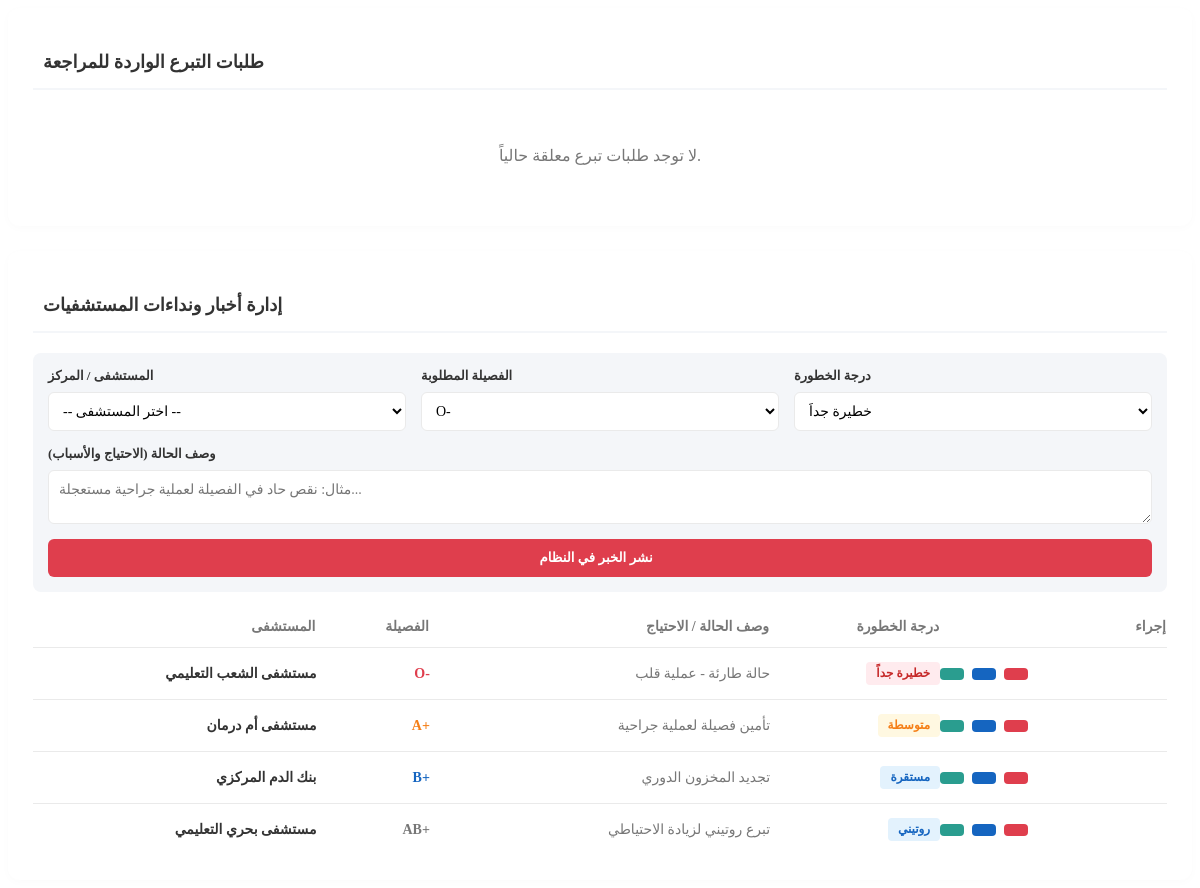
Page /admin/home.php on the committed database.
### tables this page shows
CREATE TABLE `donation_requests` (
  `id` int(11) NOT NULL,
  `center_id` int(11) NOT NULL,
  `blood_type` varchar(10) NOT NULL,
  `case_description` text NOT NULL,
  `priority` enum('critical','warning','stable','normal') NOT NULL,
  `status` enum('active','completed') DEFAULT 'active',
  `created_at` timestamp NOT NULL DEFAULT current_timestamp()
);

CREATE TABLE `centers` (
  `id` int(11) NOT NULL,
  `name` varchar(150) NOT NULL,
  `description` text DEFAULT NULL,
  `type` enum('hospital','blood_bank') DEFAULT 'hospital',
  `phone` varchar(50) DEFAULT NULL,
  `created_at` timestamp NOT NULL DEFAULT current_timestamp(),
  `latitude` decimal(10,8) DEFAULT NULL,
  `longitude` decimal(11,8) DEFAULT NULL,
  `status` varchar(20) NOT NULL DEFAULT 'مفتوح'
);

### admin/home.php (the view, shortened to what this page needs)
<?php
require_once 'db.php';
$stmt_requests = $pdo->query("
    SELECT r.id, r.blood_type, r.priority, r.case_description, r.center_id, c.name AS center_name
    FROM donation_requests r
    JOIN centers c ON r.center_id = c.id
    ORDER BY r.created_at DESC
");
$requestsList = $stmt_requests->fetchAll();
$stmt_donations = $pdo->query("
    SELECT d.id AS donation_id, d.created_at, d.donation_status,
           u.full_name, u.blood_type, u.weight, u.blood_pressure, u.chronic_diseases
    FROM donations d
    JOIN users u ON d.user_id = u.id
    WHERE d.donation_status = 'pending'
    ORDER BY d.created_at DESC
    LIMIT 5
");
$pendingDonations = $stmt_donations->fetchAll();
?>
<div class="admin-home-grid">
    <div class="panel">
        <h3 class="panel-title">
            طلبات التبرع الواردة للمراجعة
        </h3>
        <div class="donor-list">
            <?php if (count($pendingDonations) > 0): ?>
                <?php foreach ($pendingDonations as $donor): ?>
                    <?php
                        $chronic = trim($donor['chronic_diseases']);
                        $has_disease = (!empty($chronic) && !in_array(strtolower($chronic), ['لا', 'لا يوجد', 'none'])) ? true : false;
                        $disease_text = $has_disease ? htmlspecialchars($chronic) : "لا";
                        $disease_class = $has_disease ? "status-danger-text" : "status-ok";
                    ?>
                    <div class="donor-card">
                        <div class="donor-header">
                            <div class="donor-info">
                                <h4><?php echo htmlspecialchars($donor['full_name']); ?></h4>
                                <p>تاريخ تقديم الطلب: <?php echo date('Y/m/d H:i', strtotime($donor['created_at'])); ?></p>
                            </div>
                        </div>
                        <div class="health-details-grid">
                            <div class="detail-item">
                                <span>فصيلة الدم</span>
                                <strong class="blood-type-text"><?php echo htmlspecialchars($donor['blood_type']); ?></strong>
                            </div>
                            <div class="detail-item">
                                <span>الوزن الحالي (كجم)</span>
                                <strong><?php echo htmlspecialchars($donor['weight']); ?></strong>
                            </div>
                            <div class="detail-item">
                                <span>ضغط الدم</span>
                                <strong><?php echo htmlspecialchars($donor['blood_pressure']); ?></strong>
                            </div>
                            <div class="detail-item">
                                <span>مستوى الهيموجلوبين</span>
                                <strong>-</strong>
                            </div>
                            <div class="detail-item">
                                <span>تاريخ التبرع المطلوب</span>
                                <strong><?php echo date('Y/m/d', strtotime($donor['created_at'] . ' + 1 days')); ?></strong>
                            </div>
                            <div class="detail-item">
                                <span>المركز المتاح</span>
                                <strong>غير محدد بعد</strong>
                            </div>
                            <div class="detail-item">
                                <span>أمراض مزمنة أو أدوية</span>
                                <strong class="<?php echo $disease_class; ?>"><?php echo $disease_text; ?></strong>
                            </div>
                        </div>
                        <div class="donor-actions">
                            <button class="btn-reject" title="رفض الطلب" data-id="<?php echo $donor['donation_id']; ?>">
                                <i class="fa-solid fa-xmark"></i> رفض التبرع
                            </button>
                            <button class="btn-accept" title="تأكيد الموعد" data-id="<?php echo $donor['donation_id']; ?>">
                                <i class="fa-solid fa-check"></i> تأكيد التبرع
                            </button>
                        </div>
                    </div>
                <?php endforeach; ?>
            <?php else: ?>
                <p style="text-align: center; color: #777; padding: 20px;">لا توجد طلبات تبرع معلقة حالياً.</p>
            <?php endif; ?>
        </div>
    </div>
    <div class="panel">
        <h3 class="panel-title">
            إدارة أخبار ونداءات المستشفيات
        </h3>
        <form class="news-form" id="addRequestForm">
            <div class="form-group">
                <label>المستشفى / المركز</label>
                <select id="req_center_id" required>
                    <option value="" disabled selected>-- اختر المستشفى --</option>
                </select>
            </div>
            <div class="form-group">
                <label>الفصيلة المطلوبة</label>
                <select id="req_blood_type" required>
                    <option value="O-">O-</option>
                </select>
            </div>
            <div class="form-group">
                <label>درجة الخطورة</label>
                <select id="req_priority" required>
                    <option value="critical">خطيرة جداً</option>
                </select>
            </div>
            <div class="form-group full-width">
                <label>وصف الحالة (الاحتياج والأسباب)</label>
                <textarea id="req_case_description" rows="2" placeholder="مثال: نقص حاد في الفصيلة لعملية جراحية مستعجلة..." required></textarea>
            </div>
            <button type="button" class="btn-submit" id="submitRequestBtn">
                نشر الخبر في النظام
            </button>
        </form>
        <div class="table-container">
            <table>
                <thead>
                    <tr>
                        <th style="width: 25%;">المستشفى</th>
                        <th style="width: 10%;">الفصيلة</th>
                        <th style="width: 30%;">وصف الحالة / الاحتياج</th>
                        <th style="width: 15%;">درجة الخطورة</th>
                        <th style="width: 20%;">إجراء</th>
                    </tr>
                </thead>
                <tbody id="requestsTableBody">
                    <?php if(count($requestsList) > 0): ?>
                        <?php foreach($requestsList as $req): ?>
                            <?php
                                $priority_text = ''; $priority_class = ''; $blood_color = '';
                                if($req['priority'] === 'critical') { $priority_text = 'خطيرة جداً'; $priority_class = 'status-danger'; $blood_color = '#df3e4d';}
                                elseif($req['priority'] === 'warning') { $priority_text = 'متوسطة'; $priority_class = 'status-warning'; $blood_color = '#f57f17'; }
                                elseif($req['priority'] === 'stable') { $priority_text = 'مستقرة'; $priority_class = 'status-info'; $blood_color = '#1565c0';}
                                else { $priority_text = 'روتيني'; $priority_class = 'status-info'; $blood_color = '#777';}
                            ?>
                            <tr data-id="<?= $req['id'] ?>"
                                data-center="<?= $req['center_id'] ?>"
                                data-blood="<?= htmlspecialchars($req['blood_type']) ?>"
                                data-priority="<?= htmlspecialchars($req['priority']) ?>"
                                data-desc="<?= htmlspecialchars($req['case_description']) ?>">
                                <td class="cell-center" style="font-weight: 600;"><?= htmlspecialchars($req['center_name']) ?></td>
                                <td class="cell-blood" style="color: <?= $blood_color ?>; font-weight: 800;"><?= htmlspecialchars($req['blood_type']) ?></td>
                                <td class="cell-desc" style="color: #777777;"><?= htmlspecialchars($req['case_description']) ?></td>
                                <td class="cell-priority"><span class="status-badge <?= $priority_class ?>"><?= $priority_text ?></span></td>
                                <td class="cell-actions">
                                    <div class="table-actions">
                                        <button class="btn-action-sm btn-donors" title="عرض المتبرعين">
                                        </button>
                                        <button class="btn-action-sm btn-edit req-edit-btn" title="تعديل النداء">
                                        </button>
                                        <button class="btn-action-sm btn-delete req-delete-btn" title="حذف النداء">
                                        </button>
                                    </div>
                                </td>
                            </tr>
                        <?php endforeach; ?>
                    <?php else: ?>
                        <tr>
                            <td colspan="5" style="text-align: center; color: #777; padding: 20px;">لا توجد نداءات استغاثة منشورة حالياً.</td>
                        </tr>
                    <?php endif; ?>
                </tbody>
            </table>
        </div>
    </div>
</div>

### admin/home.php (style rules this page uses)
.admin-home-grid { display: flex; flex-direction: column; gap: 25px; }
.panel { background-color: #ffffff; border-radius: 12px; padding: 25px; box-shadow: 0 2px 10px rgba(0,0,0,0.02); }
.panel-title { font-size: 18px; font-weight: 700; margin-bottom: 20px; display: flex; align-items: center; gap: 10px; border-bottom: 2px solid #f4f6f9; padding-bottom: 15px; color: #333333; }
.donor-list { display: flex; flex-direction: column; gap: 20px; }
.news-form { display: grid; grid-template-columns: repeat(3, 1fr); gap: 15px; margin-bottom: 25px; background-color: #f4f6f9; padding: 15px; border-radius: 8px; }
.form-group { display: flex; flex-direction: column; gap: 8px; }
.form-group.full-width { grid-column: span 3; }
.form-group label { font-size: 13px; font-weight: 700; color: #333333; }
.form-group input, .form-group select, .form-group textarea { padding: 10px; border: 1px solid #eaeaea; border-radius: 6px; font-family: inherit; outline: none; font-size: 14px; background-color: #ffffff; }
.btn-submit { background-color: #df3e4d; color: #ffffff; border: none; padding: 11px; border-radius: 6px; font-weight: 700; cursor: pointer; grid-column: span 3; font-family: inherit; display: flex; justify-content: center; align-items: center; gap: 8px; transition: background 0.2s; }
.table-container { overflow-x: auto; }
table { width: 100%; border-collapse: collapse; text-align: right; font-size: 14px; }
thead th { color: #777777; font-weight: 700; padding-bottom: 12px; border-bottom: 1px solid #eaeaea; }
tbody td { padding: 14px 0; border-bottom: 1px solid #eaeaea; color: #333333; vertical-align: middle; }
tbody tr:last-child td { border-bottom: none; }
.status-badge { padding: 4px 10px; border-radius: 4px; font-size: 12px; font-weight: 700; display: inline-block; }
.status-danger { background-color: #ffebee; color: #c62828; }
.status-warning { background-color: #fff8e1; color: #f57f17; }
.status-info { background-color: #e3f2fd; color: #1565c0; }
.table-actions { display: flex; gap: 8px; align-items: center; }
.btn-action-sm { border: none; padding: 6px 12px; border-radius: 4px; font-size: 12px; font-weight: 700; cursor: pointer; display: flex; align-items: center; gap: 6px; font-family: inherit; color: #ffffff; transition: opacity 0.2s; }
.btn-donors { background-color: #2a9d8f; }
.btn-edit { background-color: #1565c0; }
.btn-delete { background-color: #df3e4d; }

### rows in the picture
donation_requests: center.name "مستشفى الشعب التعليمي", blood_type "O-", case_description "حالة طارئة - عملية قلب", priority "خطيرة جداً"
donation_requests: center.name "مستشفى أم درمان", blood_type "A+", case_description "تأمين فصيلة لعملية جراحية", priority "متوسطة"
donation_requests: center.name "بنك الدم المركزي", blood_type "B+", case_description "تجديد المخزون الدوري", priority "مستقرة"
donation_requests: center.name "مستشفى بحري التعليمي", blood_type "AB+", case_description "تبرع روتيني لزيادة الاحتياطي", priority "روتيني"
